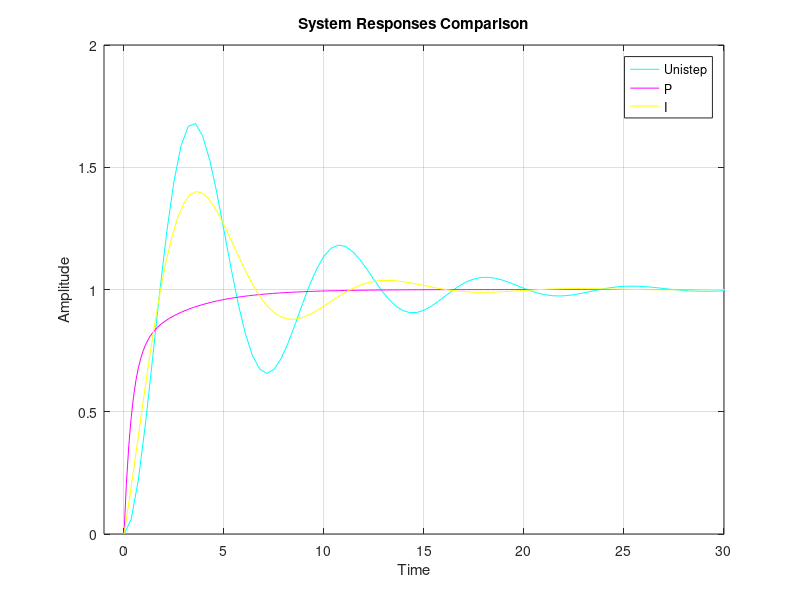
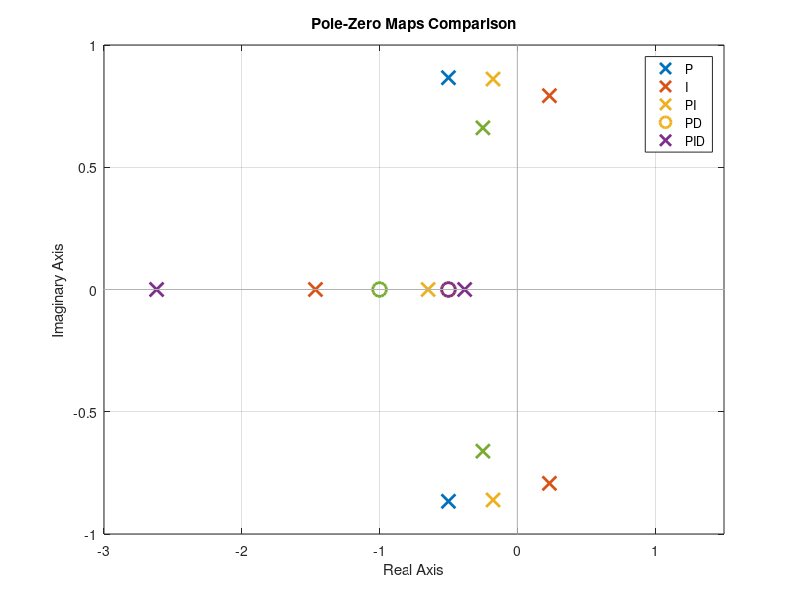
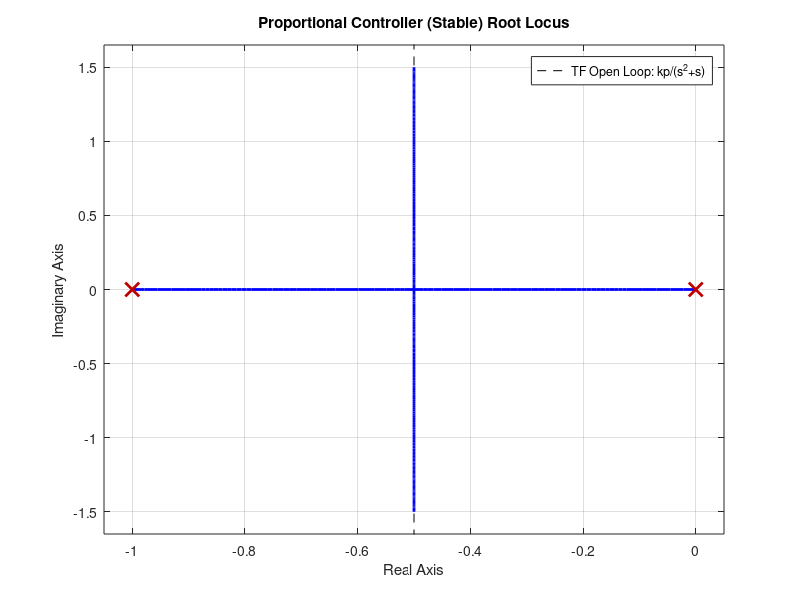
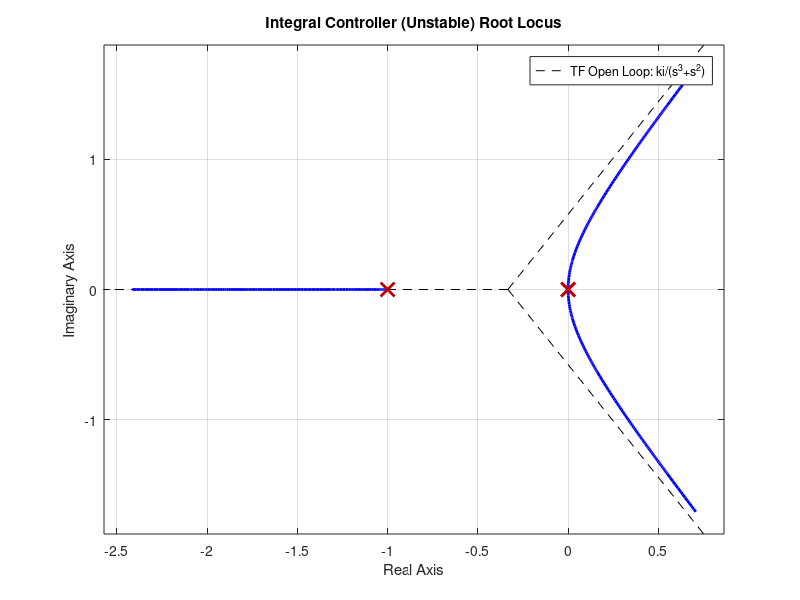

Write MATLAB code to recreate these figures, in order.
% Control Theory
% 11/06/2020
% Nico Antonelli

% --- Controllers Comparison ---


% General Parameters
% TF_plant = 1/s(s+1) = 1/(s^2+s+0)
% Feedback (H) = 1, Every kp = 1
kp = 1;

% Controller 1: Proportional (P)
% TF_P = kp
% TF Closed Loop: kp/(s^2+s+kp)
num = [kp];
den = [1, 1, kp];
TFCL_P = tf(num, den);

% Controller 2: Integral (I)
% TF_I = ki/s, ti = 0.5
% TF Closed Loop: ki/(s^3+s^2+0+ki)
ki = 1;
num = [ki];
den = [1, 1, 0, kp];
TFCL_I = tf(num, den); % Unstable

% Note: Controller only Derivative (D) not used

% Controller 3: Proportional Integral (PI)
% TF_PI = kp+(ki/s), ti = 0.5
% TF Closed Loop: (kps+0.5kp)/(s^3+s^2+kps+0.5kp)
num = [kp, 0.5*kp];
den = [1, 1, kp, 0.5*kp];
TFCL_PI = tf(num, den);

% Controller 4: Proportional Derivative (PD)
% TF_PD = kp+kds, td = 2
% TF Closed Loop: (2kps+kp)/(s^2+(2kp+1)s+kp)
num = [2*kp, kp];
den = [1, (2*kp)+1, kp];
TFCL_PD = tf(num, den);

% Controller 5: Proportional Integral Derivative (PID)
% TF_PID = kp+(ki/s)+kds, ti = 0.5, td = 2
% TF Closed Loop: (kps+kp)/(2s^2+kps+kp)
num = [kp, kp];
den = [2, kp, kp];
TFCL_PID = tf(num, den);

% Unistep
t = (-1:0.01:60);
unistep = t>=0;

% Step Responses
hold on;
plot(t, unistep, '-r');
step(TFCL_P, '-g', TFCL_I, '-b');
step(TFCL_PI, '-c', TFCL_PD, '-m', TFCL_PID, '-y');
hold off;

% Graphs
xlim([-1, 30]);
ylim([0, 2]);
xlabel('Time');
ylabel('Amplitude');
title('System Responses Comparison');
legend('Unistep', 'P', 'I', 'PI', 'PD', 'PID');

% Pole-Zero maps
figure(2);
pzmap(TFCL_P, TFCL_I, TFCL_PI, TFCL_PD, TFCL_PID);
xlim([-3, 1.5]);
ylim([-1, 1]);
legend('P', 'I', 'PI', 'PD', 'PID');
title('Pole-Zero Maps Comparison');

% Root Locus
% Proportional (P) vs Integral (I) Controllers

% TF Open Loop of P Controller: kp/(s^2+s+0)
figure(3);
kp = 1;
num = [kp];
den = [1, 1, 0];
TFOL_P = tf(num, den);
rlocus(TFOL_P);
legend('TF Open Loop: kp/(s^2+s)');
title('Proportional Controller (Stable) Root Locus');

% TF Open Loop of I Controller: ki/(s^3+s^2+0s+0)
figure(4);
ki = 1;
num = [ki];
den = [1, 1, 0, 0];
TFOL_I = tf(num, den);
rlocus(TFOL_I);
legend('TF Open Loop: ki/(s^3+s^2)')
title('Integral Controller (Unstable) Root Locus');
